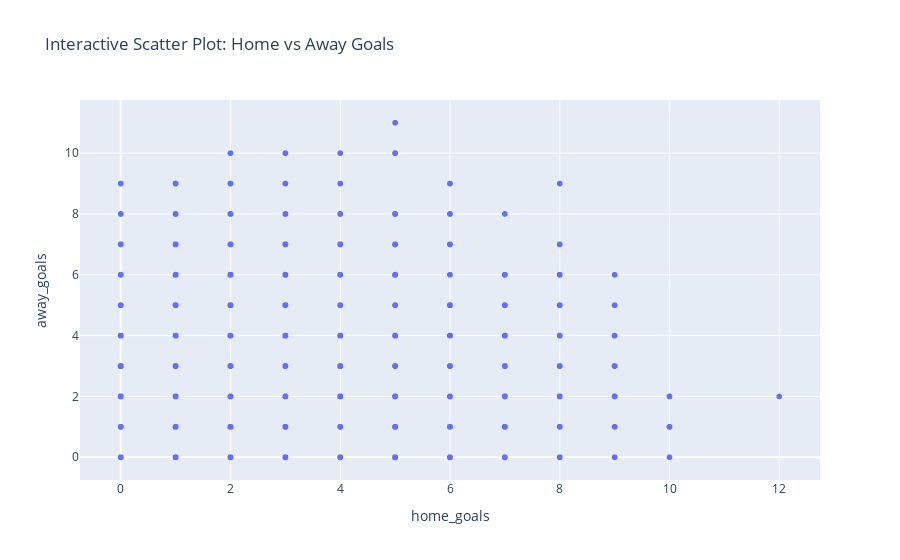

The cell this chart's notebook holds for it:
### Code cell
import plotly.express as px

fig = px.scatter(data, x='home_goals', y='away_goals', title='Interactive Scatter Plot: Home vs Away Goals')
fig.show()

### Figure 1 — Plotly figure (JSON) as saved in the notebook; plotly's stock layout.template omitted (floating-point values rounded to 4 significant figures; data arrays with more than 128 entries replaced by an {"elided": "..."} marker saying what was removed)
{"data": [{"hovertemplate": "home_goals=%{x}<br>away_goals=%{y}<extra></extra>", "legendgroup": "", "marker": {"color": "#636efa", "symbol": "circle"}, "mode": "markers", "name": "", "showlegend": false, "type": "scattergl", "x": {"elided": "26305 int values"}, "xaxis": "x", "y": {"elided": "26305 int values"}, "yaxis": "y"}], "layout": {"autosize": true, "legend": {"tracegroupgap": 0}, "title": {"text": "Interactive Scatter Plot: Home vs Away Goals"}, "xaxis": {"anchor": "y", "autorange": true, "domain": [0, 1], "range": [-0.7285, 12.73], "title": {"text": "home_goals"}, "type": "linear"}, "yaxis": {"anchor": "x", "autorange": true, "domain": [0, 1], "range": [-0.9078, 11.91], "title": {"text": "away_goals"}, "type": "linear"}}}
